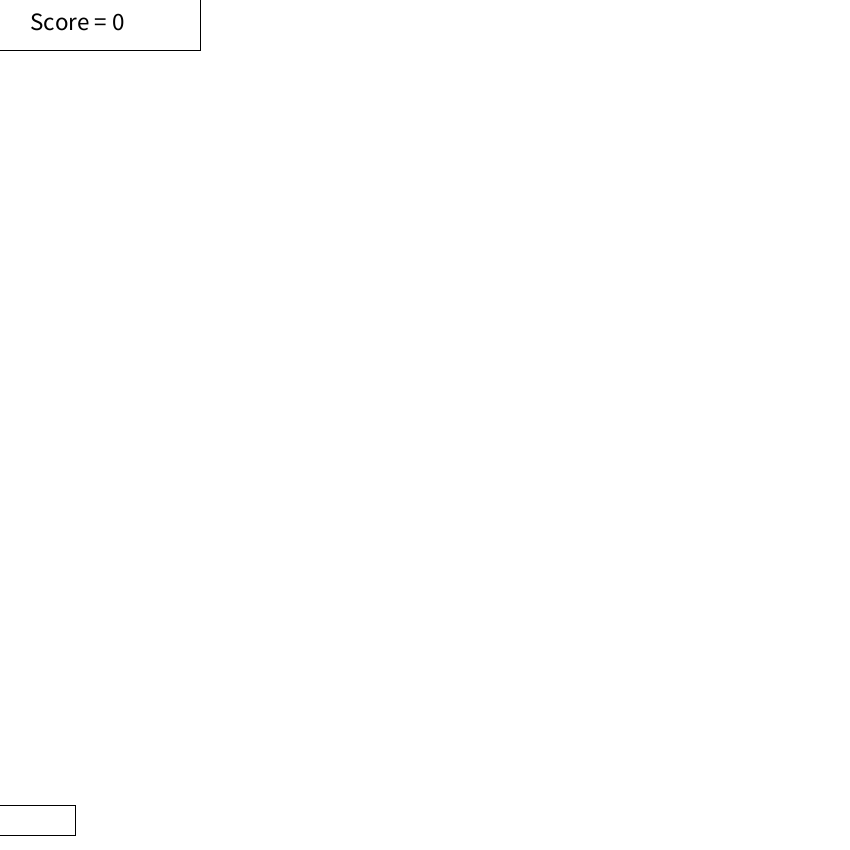
Frame 1 (no input)
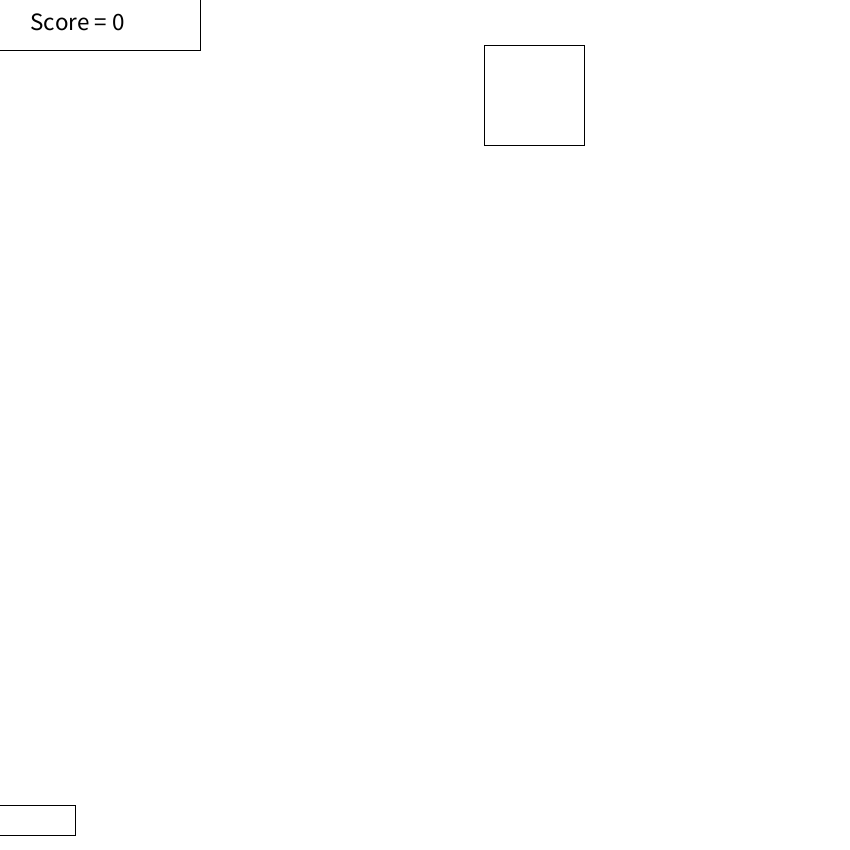
Frame 60 (the mouse pressed at the canvas centre just before this capture)
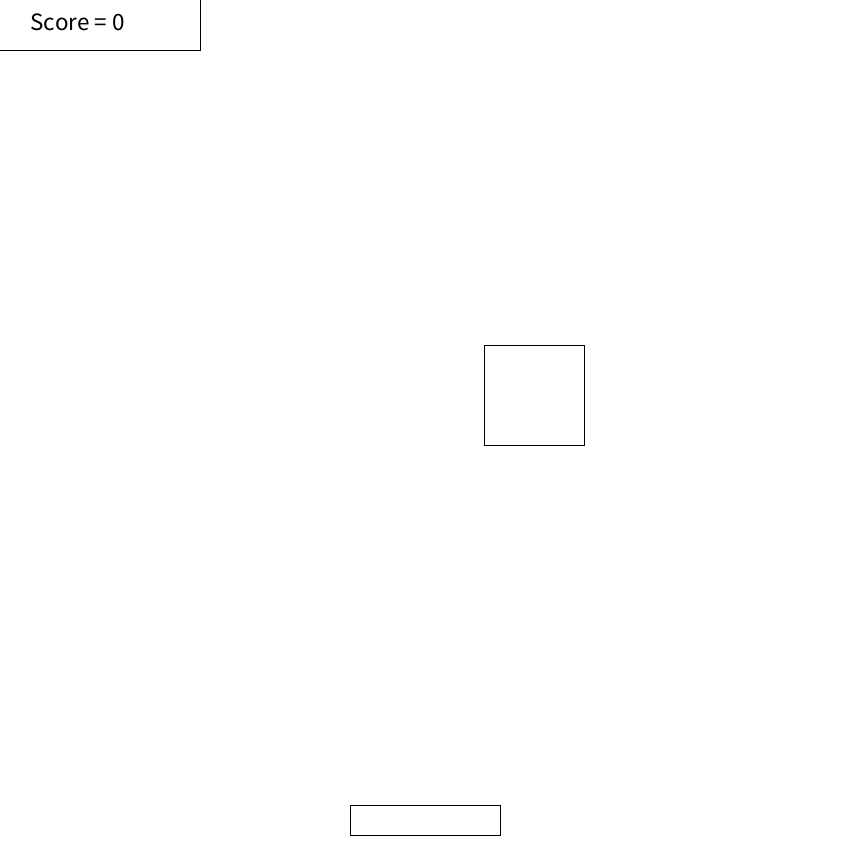
Frame 120 (the mouse held since frame 60 and released just before this capture)

The Processing sketch that drew these frames (run headless with seeded random() and noise(); from frame 60 on, the mouse is pressed at the canvas centre):

// Processing sketch: FallingBlockGameTeacher
// ── FallingBlockGameTeacher.pde
// dropping box avoiding game
// goal is to make a game where the player controls the paddle and has to avoid falling objects
// the paddle is controlled by the mouse
// it uses variables, and includes collision detection
// setup all the variables we need


// set variables for the paddle size in x and y direction
int paddleSizeX = 150;
int paddleSizeY = 30;
// create variable for paddleY position
int paddleY;
// we need a starting Y position for the boxes
int boxStartingY = -200;
// we need to set the box falling speed
int boxSpeed = 5;
// make variables for box x and y position
float box1X;
float box1Y;
// make variable for box size
float box1Size = 100;
// make a variable that represents the distance from
// the center of the box to one of the edges.
float box1Radius = box1Size/2;
// make a variable for keeping track of the score and set
// it to 0!
int score = 0;
// create a game over flag which will be used to stop our game
// set it to false to start with
boolean gameOver = false;


void setup() {
  size(850, 850);
  background(255);
  // we will use rectMode center to draw rectantles from their centers
  rectMode(CENTER);
  // set the paddle position to width of the screen - height of the paddle
  paddleY = width - paddleSizeY;
  // set the box1Y position to the boxStartingY variable 
  box1Y = boxStartingY;
  // lets make our box randomly spawn between 0 + the radius
  // of the box AND width - the radius of the box
  box1X = random( 0 + box1Radius, width - box1Radius);
}

void draw() {
  
  // if gameOver is false, then we want to draw our paddle 
  // and our paddle and our box and run most of our code
  // so lets check to see if it is false and put all our
  // code inside the if statement

if(gameOver == false){
  
  background(255); // draw a background to whipe the screen
  // draw the player paddle using the variables we created
  // will use mouseX for the x position
  // will put it toward the bottom of the screen
  // will use paddle size variables
  fill(255); // set box color
  rect(mouseX, height - paddleSizeY, paddleSizeX, paddleSizeY);

  // now we can also draw our box
  fill(255); // set paddle color
  rect(box1X, box1Y, box1Size, box1Size);


  // now we have to program our updates section
  // first we will have to make the box drop
  // we will use the box1Speed and add that to our 
  // box1Y position each time we draw the box
  box1Y = box1Y + boxSpeed;

  // we can now program the code that will check to see
  // if the box has fallen off the screen, if it has we
  // will spawn it back up at the top of the screen
  // with a random x position
  // we will know the box has fallen off the screen if the
  // box1Y position is greater than height + the radius of the box

  if (box1Y > height + box1Radius) {
    box1Y = boxStartingY; // place above screen
    // set box1X to random position on screen
    box1X = random( 0 + box1Radius, width - box1Radius);
    // now our boxes will respawn at the top after they
    // fall off the screen
    // if the box falls off the screen then the player
    // has sucsessfully avoided it so we should increase their score
    // we can do this by adding 1 to the score inside the if
    // statement we just created... 
    score++;    
  }

  // now lets draw the score on the screen
  // we need background behind the score and then 
  // we need to draw a text message and the score value
  
  // set fill to white
  fill(255); 
  // create a rectangle we can put score in
  rect(0,0,400,100); 
  fill(0);
  // make the text size larger
  textSize(25);
  // draw our message which is both text inside double quotes
  // and the value that is stored in the score variable
  text("Score = " + score, 30,30);
  






  // now we have to add collisions. This is hard and may be
  // confusing. We basically have to check and see if the 
  // edge of one of our paddles have passed the edge of the other
  // which means they would be overlapping

  // first let's check if the right side of the paddle is
  // touching the left side of the box
  if (mouseX + paddleSizeX/2 > box1X - box1Size/2) {
    // one down 3 to go. We are going to make a bunch of
    // if statements inside eachother. These are called 
    // nested if statements. If the first if statement is not
    // ture then none of the nested if statements will run

    // now after checking if the right side of the paddle is
    // touching the left side of our box
    if (mouseX - paddleSizeX/2 < box1X + box1Size/2) {

      // check if the botom of the box is below the top of our paddle
      if (box1Y + box1Size/2 > paddleY - paddleSizeY/2) {

        // check to see if the top of the box is above the botom of the paddle
        if (box1Y - box1Size/2 < paddleY + paddleSizeY/2) {
          // then we have collided and the game should be over!
          // set game over = true to stop our game
          gameOver = true;
        }
      }
    }
  }
  
} // end of if(gameOver == false) check
// we can now check to see if gameOver is true and run some
// code that will stop our game
if(gameOver == true){
  // we need to stop our box moving by setting its speed to 0
  boxSpeed = 0;
  // we can also display a game over message
  fill(0); // set game over text color
  textSize(40); // set text size
  textAlign(CENTER,CENTER); // make text draw from the middle
  
  text("GAME OVER", width/2,height/2);
}
  
  // that is the basic game! But of course we want to make it
  // harder the more you play! we can increase the speed of the
  // blocks every 5 score by using a modulo operation that checks
  // the score and will see if you divde the score by a number 
  // if there is a remainder. If there is no remainder and the number
  // can be evenly devided by our base number then we can run some code
  // to increase the speed of the boxes
  // the code looks like this..
  //if(score%5 == 0){
  //  boxSpeed = boxSpeed + 1; 
  //}
  // we only want to increase the speed if a box has fallen off the screen 
  // and we are going to spawn a new one so find the code where we check 
  // if the box has fallen off the screen
  // it should go right under score++;
  // we can also make the boxes bigger if we want by adding to boxSize
  // put..
  // boxSize = boxSize + 1;
  // right after our boxSpeed = boxSpeed +1; in if(score%5==0) if you want
  // to make the box size change when the box speed changes.
  // of course you don't have to make your boxes bigger if you don't want to
  // You can also add another modulo check to make your boxes get bigger at
  // a different time than when you increase speed.
  // put this code right after score++;
  // if(score%10 == 0){
  //   boxSize = boxSize + 5;
  // }
  // this would mean every time the player scores 10 in a row, the boxes get bigger.
  

  
  // and we are done! Play with your game. Change some of the variables we made
  // you can change...
  // how much score you get for avoiding boxes
  // the color of the background, box, paddle & text.
  // score%5 means that every 5 score your game will get harder
  // make the 5 larger or smaller to make your game get harder after a certain amount of times the player scores
  // change how much you add to boxSpeed when we increased the difficulty
  // change how much you add to boxSize when we increased teh difficulty
  
  
} // end of file
